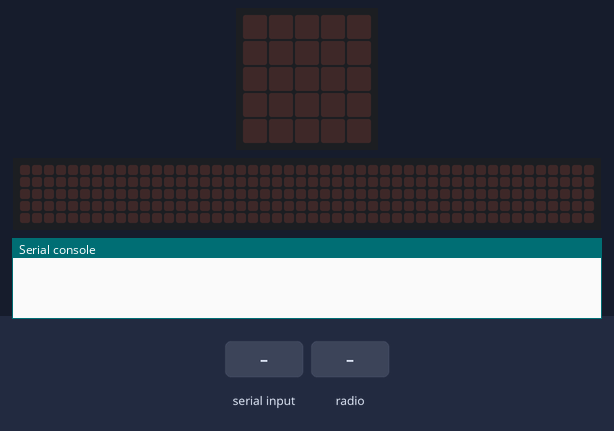
Simulated run of this program. Board: BBC micro:bit running MicroPython. On the bench: the board's 5×5 LED display, a strip that is not on the board, showing the scrolling text unrolled, the last lines printed to the serial console. The inputs (shaded band) are chosen by the test bench. No radio messages arrive unless stated (any console line starting 'radio sent:' is added by the test bench); the 48×5 strip is a reading aid, not a part: it shows the text the display is scrolling, unrolled, one strip-width of it at a time.

Above: at 1.2 s.
1.3 s: "1" typed at the serial console
At 2.1 s:
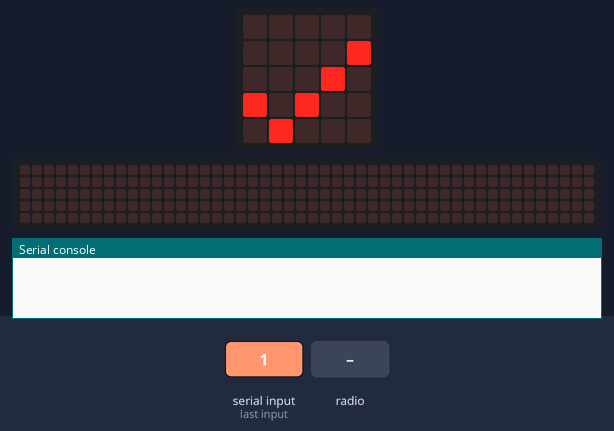
4.3 s: radio message "1" arrives
7.0 s: "0" typed at the serial console
At 8.07 s:
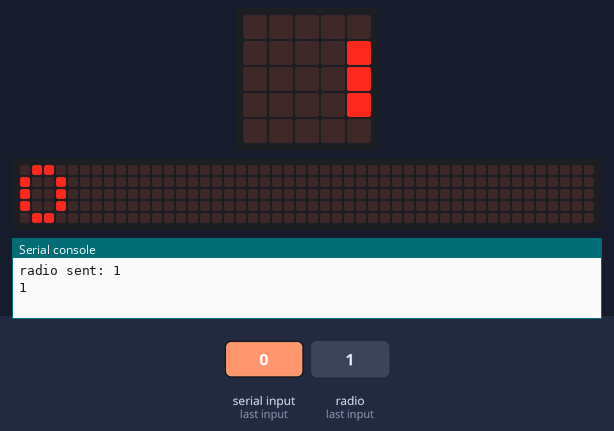
Timing chart, 0 to 10.0 s (numbered marks = the images above; inputs shaded):
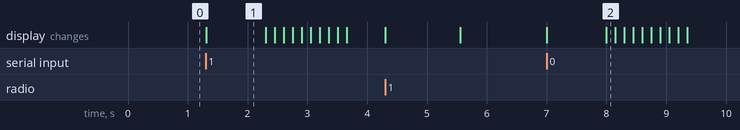

Measured:
- after the input at 1.3 s, the display: changes at once (image 1)
- after the input at 7.0 s, the display: first changes at once (image 2 shows a later state)
- what the display in image 1 shows lasts 1.0 s, from 1.3 s to 2.3 s

The program:

Gateway.py
```python
from microbit import *
import radio

radio.config(group=199)
radio.on()

uart.init(baudrate=115200)

count = 0

while True:
    count += 1

    msg_radio = radio.receive()
    if msg_radio is not None:
        count = 0
        uart.write(msg_radio)
        display.show(Image.YES)

    msg_uart = uart.read()
    if msg_uart is not None:
        display.show(Image.YES)
        sleep(1000)
        display.scroll(msg_uart)
        msg_str = str(msg_uart, 'UTF-8')
        radio.send(msg_str)

    if count == 120:
        display.clear()

    sleep(10)
```
